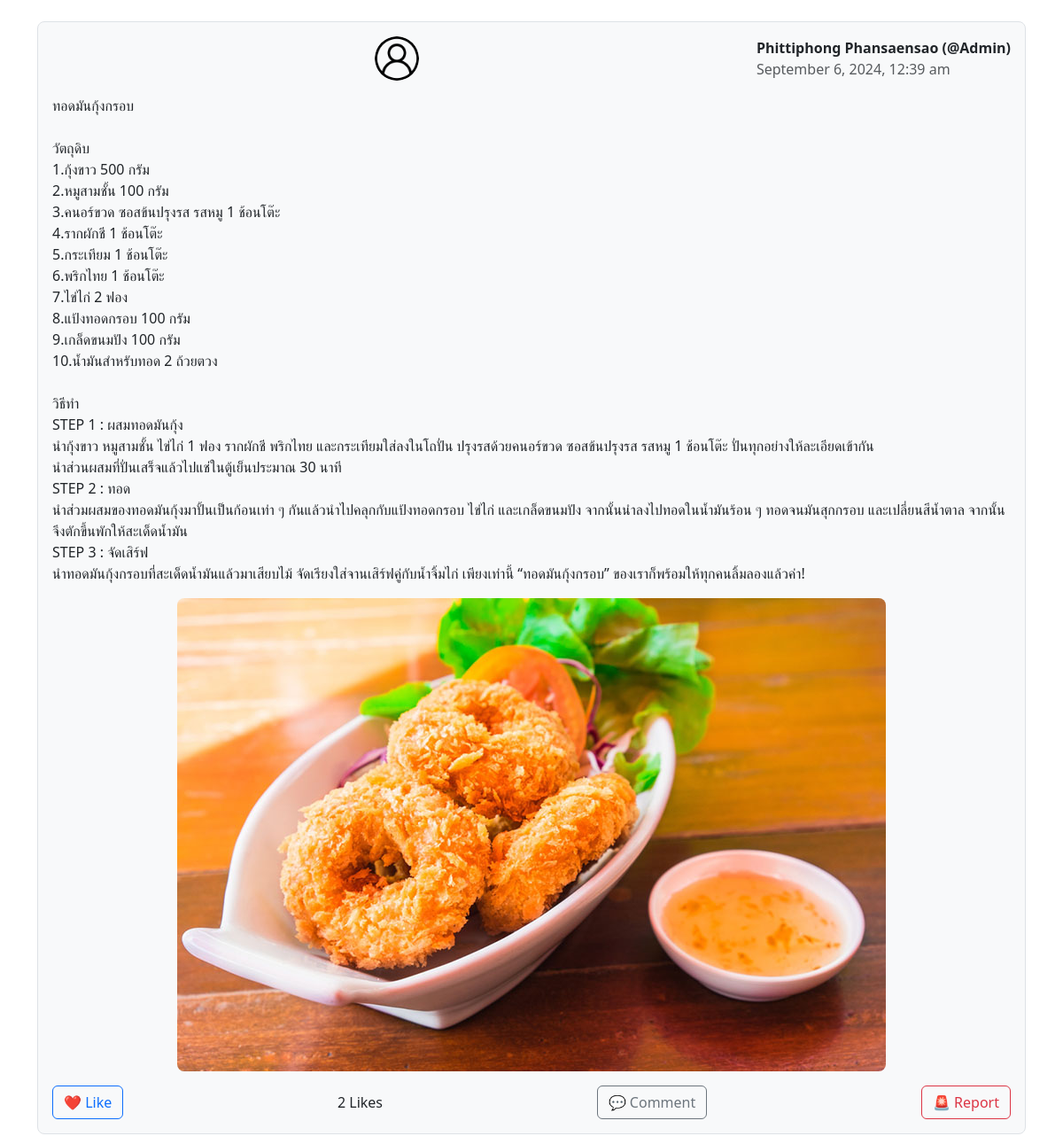
The app's page /post.php?post_id=51 with its own data.
### tables this page shows
CREATE TABLE `posts` (
  `id` int(11) NOT NULL,
  `username` varchar(255) NOT NULL,
  `post_content` text NOT NULL,
  `post_image` varchar(255) DEFAULT NULL,
  `post_time` timestamp NOT NULL DEFAULT current_timestamp(),
  `created_at` timestamp NOT NULL DEFAULT current_timestamp(),
  `category_id` int(11) DEFAULT NULL,
  `user_id` int(10) NOT NULL
);

CREATE TABLE `users` (
  `Id` int(10) NOT NULL,
  `firstName` varchar(50) NOT NULL,
  `lastName` varchar(50) NOT NULL,
  `email` varchar(50) NOT NULL,
  `password` varchar(50) NOT NULL,
  `profile_picture` varchar(255) DEFAULT 'default.jpg',
  `theme` enum('light','dark') DEFAULT 'light',
  `role` enum('user','admin') DEFAULT 'user',
  `bio` text DEFAULT NULL,
  `username` varchar(255) DEFAULT NULL
);

### post.php (the view, shortened to what this page needs)
<?php
$theme = isset($_SESSION['theme']) ? $_SESSION['theme'] : 'light';
$servername = "localhost";
$username = "root";
$password = "";
$dbname = "webdev";
$conn = new mysqli($servername, $username, $password, $dbname);
$post_id = isset($_GET['post_id']) ? (int)$_GET['post_id'] : 0;
$sql = "SELECT posts.*, users.firstName, users.lastName, users.username
        FROM posts
        JOIN users ON posts.user_id = users.id
        WHERE posts.id = ?";
$stmt = $conn->prepare($sql);
$stmt->bind_param("i", $post_id);
$stmt->execute();
$result = $stmt->get_result();
$post = $result->fetch_assoc();
$user_id = isset($_SESSION['user_id']) ? $_SESSION['user_id'] : 0;
$sql_likes = "SELECT
                (SELECT COUNT(*) FROM post_likes WHERE post_id = ?) AS like_count,
                (SELECT COUNT(*) FROM post_likes WHERE post_id = ? AND user_id = ?) AS user_liked";
$stmt_likes = $conn->prepare($sql_likes);
$stmt_likes->bind_param("iii", $post_id, $post_id, $user_id);
$stmt_likes->execute();
$stmt_likes->bind_result($like_count, $user_liked);
?>
<!DOCTYPE html>
<html lang="en">
<head>
    <link href="https://cdn.jsdelivr.net/npm/bootstrap@5.3.3/dist/css/bootstrap.min.css" rel="stylesheet">
    <link href="button.css" rel="stylesheet">
</head>
<body class="<?php echo htmlspecialchars($theme); ?>-mode">
    <div class="container mt-4">
        <div class="post-item border rounded-3 p-3 mb-3 bg-light">
            <div class="d-flex mb-3">
                <img src="photo/user.png" alt="User Profile" class="rounded-circle" width="50" height="50">
                <div class="ms-3 d-flex align-items-center">
                    <div>
                        <strong><?php echo htmlspecialchars($post['firstName']) . ' ' . htmlspecialchars($post['lastName']); ?> (@<?php echo htmlspecialchars($post['username']); ?>)</strong>
                        <p class="text-muted mb-0"><?php echo date('F j, Y, g:i a', strtotime($post['created_at'])); ?></p>
                    </div>
                </div>
            </div>
            <p class="mb-3"><?php echo nl2br(htmlspecialchars($post['post_content'])); ?></p>
            <?php if (!empty($post['post_image'])): ?>
                <div class="d-flex justify-content-center">
                    <img src="uploads/<?php echo htmlspecialchars($post['post_image']); ?>" alt="Post Image" class="img-fluid mb-3 rounded-3">
                </div>
            <?php endif; ?>
            <div class="d-flex justify-content-between align-items-center">
                <?php
                $like_text = $user_liked ? 'Unlike' : 'Like';
                $button_class = $user_liked ? 'btn-primary' : 'btn-outline-primary';
                ?>
                <button class="btn <?php echo $button_class; ?> like-btn" data-post-id="<?php echo $post_id; ?>">
                    ❤️ <?php echo $like_text; ?>
                </button>
                <span id="like-count"><?php echo $like_count; ?> Likes</span>
                <button class="btn btn-outline-secondary comment-btn" data-bs-toggle="modal" data-bs-target="#commentModal">
                    💬 Comment
                </button>
                <button class="btn btn-outline-danger report-btn" data-bs-toggle="modal" data-bs-target="#reportModal">
                    🚨 Report
                </button>
            </div>
        </div>
    </div>
</body>
</html>

### post.php (style rules this page uses)
.post-item img { display: block; margin-left: auto; margin-right: auto; max-width: 100%; height: auto; }

### records on screen
posts: user.firstName "Phittiphong", user.lastName "Phansaensao", user.username "Admin", created_at "September 6, 2024, 12:39 am", post_content "ทอดมันกุ้งกรอบ วัตถุดิบ 1.กุ้งขาว 500 กรัม 2.หมูสามชั้น 100 กรัม 3.คนอร์ขวด ซอสข้นปรุงรส รสหมู 1 ช้อนโต๊ะ 4.รากผักชี 1 ช้อนโต๊ะ 5.กระเทียม 1 ช้อนโต๊ะ 6.พริกไทย 1 ช้อนโต๊ะ 7.ไข่ไก่ 2 ฟอง 8.แป้งทอดกรอบ 100 กรัม 9.เกล็ดขนมปัง 100 กรัม 10.น้ำมันสำหรับทอด 2 ถ้วยตวง วิธีทำ STEP 1 : ผสมทอดมันกุ้ง นำกุ้งขาว หมูสามชั้น ไข่ไก่ 1 ฟอง รากผักชี พริกไทย และกระเทียมใส่ลงในโถปั่น ปรุงรสด้วยคนอร์ขวด ซอสข้นปรุงรส รสหมู 1 ช้อนโต๊ะ ปั่นทุกอย่างให้ละเอียดเข้ากัน นำส่วนผสมที่ปั่นเสร็จแล้วไปแช่ในตู้เย็นประมาณ 30 นาที STEP 2 : ทอด นำส่วมผสมของทอดมันกุ้งมาปั้นเป็นก้อนเท่า ๆ กันแล้วนำไปคลุกกับแป้งทอดกรอบ ไข่ไก่ และเกล็ดขนมปัง จากนั้นนำลงไปทอดในน้ำมันร้อน ๆ ทอดจนมันสุกกรอบ และเปลี่ยนสีน้ำตาล…", post_image (picture)

### other values on screen
$like_text "Like"
$like_count "2"
